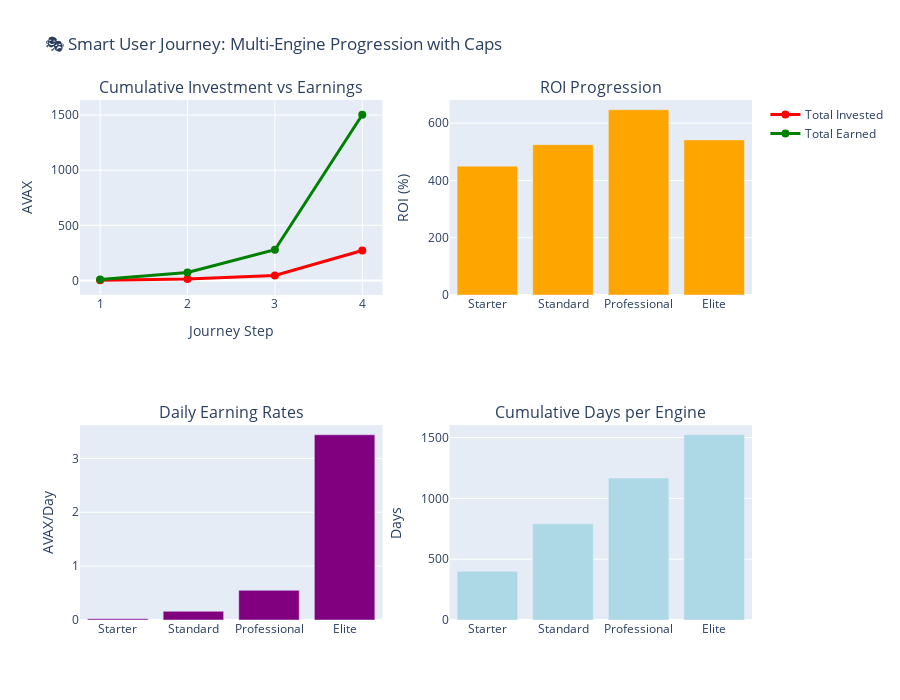

Write notebook code for a chart like this one.
### Markdown cell above
### 🎭 Real-World User Journey with Cap Limits

Let's simulate a realistic user journey showing how caps affect multi-engine progression:

### Code cell
# Simulate realistic user journey with cap awareness
def simulate_user_journey_with_caps():
    """Simulate a user's multi-engine journey with cap considerations"""
    
    # User strategy: Start with Engine 1, upgrade when cap is reached
    journey = []
    current_day = 0
    total_invested = 0
    total_earned = 0
    
    # Define upgrade path
    upgrade_path = [1, 3, 5, 8, 10]  # Progressive engine upgrades
    
    print("🎭 Smart User Journey: Upgrade When Cap Reached")
    print("=" * 50)
    
    for i, engine_id in enumerate(upgrade_path):
        # Calculate investment for this engine
        if i == 0:
            # First engine - pay cumulative cost
            investment = calculate_cumulative_cost(engine_id)
        else:
            # Upgrade - pay difference
            prev_cumulative = calculate_cumulative_cost(upgrade_path[i-1])
            current_cumulative = calculate_cumulative_cost(engine_id)
            investment = current_cumulative - prev_cumulative
        
        total_invested += investment
        
        # Simulate this engine until cap
        df, stats = simulate_rewards_with_cap(engine_id)
        engine_earnings = stats["final_total_rewards"]
        days_on_engine = stats["days_to_cap"]
        
        total_earned += engine_earnings
        current_day += days_on_engine
        
        # Record journey step
        step = {
            "step": i + 1,
            "engine_id": engine_id,
            "engine_name": engines_with_caps[engine_id]["name"],
            "investment": investment,
            "total_invested": total_invested,
            "engine_earnings": engine_earnings,
            "total_earned": total_earned,
            "days_on_engine": days_on_engine,
            "total_days": current_day,
            "step_roi": (engine_earnings / investment) * 100,
            "cumulative_roi": (total_earned / total_invested) * 100,
            "daily_rate": engine_earnings / days_on_engine
        }
        
        journey.append(step)
        
        print(f"\n🏗️ Step {i+1}: Engine {engine_id} ({engines_with_caps[engine_id]['name']})")
        print(f"   💰 Investment: {investment:.1f} AVAX")
        print(f"   📈 Earnings: {engine_earnings:.1f} AVAX")
        print(f"   📅 Duration: {days_on_engine} days")
        print(f"   🎯 ROI: {step['step_roi']:.1f}%")
        print(f"   ⚡ Daily Rate: {step['daily_rate']:.3f} AVAX/day")
        
        # Check if we've exceeded reasonable time frame
        if current_day > 1200:  # More than 3+ years
            print(f"\n⏰ Journey stopped at {current_day} days (practical time limit)")
            break
    
    journey_df = pd.DataFrame(journey)
    
    print(f"\n🎉 Journey Complete!")
    print(f"   🏦 Total Invested: {total_invested:.1f} AVAX")
    print(f"   💎 Total Earned: {total_earned:.1f} AVAX")
    print(f"   📈 Overall ROI: {(total_earned/total_invested)*100:.1f}%")
    print(f"   📅 Total Time: {current_day} days ({current_day/365:.1f} years)")
    print(f"   💰 Net Profit: {total_earned - total_invested:.1f} AVAX")
    
    return journey_df

# Run the simulation
journey_df = simulate_user_journey_with_caps()

# Create journey visualization (fixed subplot structure)
fig_journey = make_subplots(
    rows=2, cols=2,
    subplot_titles=("Cumulative Investment vs Earnings", "ROI Progression", 
                    "Daily Earning Rates", "Cumulative Days per Engine"),
)

# Plot 1: Cumulative Investment vs Earnings
fig_journey.add_trace(
    go.Scatter(
        x=journey_df["step"],
        y=journey_df["total_invested"],
        mode='lines+markers',
        name='Total Invested',
        line=dict(color='red', width=3),
        marker=dict(size=8)
    ),
    row=1, col=1
)

fig_journey.add_trace(
    go.Scatter(
        x=journey_df["step"],
        y=journey_df["total_earned"],
        mode='lines+markers',
        name='Total Earned',
        line=dict(color='green', width=3),
        marker=dict(size=8)
    ),
    row=1, col=1
)

# Plot 2: ROI Progression
fig_journey.add_trace(
    go.Bar(
        x=journey_df["engine_name"],
        y=journey_df["step_roi"],
        name='Step ROI (%)',
        marker_color='orange',
        showlegend=False
    ),
    row=1, col=2
)

# Plot 3: Daily Rates
fig_journey.add_trace(
    go.Bar(
        x=journey_df["engine_name"],
        y=journey_df["daily_rate"],
        name='Daily Rate (AVAX)',
        marker_color='purple',
        showlegend=False
    ),
    row=2, col=1
)

# Plot 4: Cumulative Days (stacked bar)
fig_journey.add_trace(
    go.Bar(
        x=journey_df["engine_name"],
        y=journey_df["total_days"],
        name='Cumulative Days',
        marker_color='lightblue',
        showlegend=False
    ),
    row=2, col=2
)

fig_journey.update_layout(
    title_text="🎭 Smart User Journey: Multi-Engine Progression with Caps",
    height=700,
    showlegend=True
)

fig_journey.update_xaxes(title_text="Journey Step", row=1, col=1)
fig_journey.update_yaxes(title_text="AVAX", row=1, col=1)

fig_journey.update_yaxes(title_text="ROI (%)", row=1, col=2)
fig_journey.update_yaxes(title_text="AVAX/Day", row=2, col=1)
fig_journey.update_yaxes(title_text="Days", row=2, col=2)

fig_journey.show()

print("\n🎯 Journey Strategy Insights:")
print("• Smart users can maximize earnings by upgrading when caps are reached")
print("• Each engine provides guaranteed 450% ROI before stopping")
print("• Higher engines have better daily rates but require larger investments")
print("• Total journey time is predictable based on cap progression")
print("• Multi-engine strategy provides compounding growth opportunities")

### Figure 1 — Plotly figure (JSON) as saved in the notebook; plotly's stock layout.template omitted (floating-point values rounded to 4 significant figures)
{"data": [{"line": {"color": "red", "width": 3}, "marker": {"size": 8}, "mode": "lines+markers", "name": "Total Invested", "type": "scatter", "x": [1, 2, 3, 4], "xaxis": "x", "y": [2, 14, 46, 272], "yaxis": "y"}, {"line": {"color": "green", "width": 3}, "marker": {"size": 8}, "mode": "lines+markers", "name": "Total Earned", "type": "scatter", "x": [1, 2, 3, 4], "xaxis": "x", "y": [9.0, 72.0, 279.0, 1503.0], "yaxis": "y"}, {"marker": {"color": "orange"}, "name": "Step ROI (%)", "showlegend": false, "type": "bar", "x": ["Starter", "Standard", "Professional", "Elite"], "xaxis": "x2", "y": [450.0, 525.0, 646.9, 541.6], "yaxis": "y2"}, {"marker": {"color": "purple"}, "name": "Daily Rate (AVAX)", "showlegend": false, "type": "bar", "x": ["Starter", "Standard", "Professional", "Elite"], "xaxis": "x3", "y": [0.02244, 0.1615, 0.5505, 3.438], "yaxis": "y3"}, {"marker": {"color": "lightblue"}, "name": "Cumulative Days", "showlegend": false, "type": "bar", "x": ["Starter", "Standard", "Professional", "Elite"], "xaxis": "x4", "y": [401, 791, 1167, 1523], "yaxis": "y4"}], "layout": {"annotations": [{"font": {"size": 16}, "showarrow": false, "text": "Cumulative Investment vs Earnings", "x": 0.225, "xanchor": "center", "xref": "paper", "y": 1, "yanchor": "bottom", "yref": "paper"}, {"font": {"size": 16}, "showarrow": false, "text": "ROI Progression", "x": 0.775, "xanchor": "center", "xref": "paper", "y": 1, "yanchor": "bottom", "yref": "paper"}, {"font": {"size": 16}, "showarrow": false, "text": "Daily Earning Rates", "x": 0.225, "xanchor": "center", "xref": "paper", "y": 0.375, "yanchor": "bottom", "yref": "paper"}, {"font": {"size": 16}, "showarrow": false, "text": "Cumulative Days per Engine", "x": 0.775, "xanchor": "center", "xref": "paper", "y": 0.375, "yanchor": "bottom", "yref": "paper"}], "height": 700, "showlegend": true, "title": {"text": "🎭 Smart User Journey: Multi-Engine Progression with Caps"}, "xaxis": {"anchor": "y", "domain": [0, 0.45], "title": {"text": "Journey Step"}}, "xaxis2": {"anchor": "y2", "domain": [0.55, 1]}, "xaxis3": {"anchor": "y3", "domain": [0, 0.45]}, "xaxis4": {"anchor": "y4", "domain": [0.55, 1]}, "yaxis": {"anchor": "x", "domain": [0.625, 1], "title": {"text": "AVAX"}}, "yaxis2": {"anchor": "x2", "domain": [0.625, 1], "title": {"text": "ROI (%)"}}, "yaxis3": {"anchor": "x3", "domain": [0, 0.375], "title": {"text": "AVAX/Day"}}, "yaxis4": {"anchor": "x4", "domain": [0, 0.375], "title": {"text": "Days"}}}}
